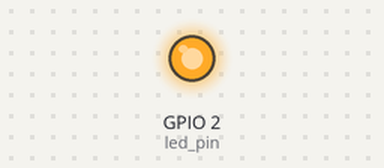
A sketch run on a simulated ESP32. On the bench: output pins drawn as LEDs (lit = HIGH).

Above: at 0.15 s.
At 5.7 s:
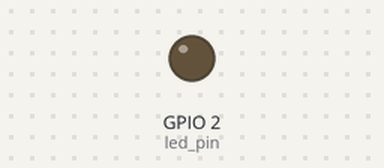
Timing chart, 0 to 6.9 s (numbered marks = the images above):
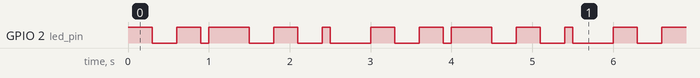

The sketch:

02_blinky.ino
```cpp
//Use only 1 core for demo purposese
#if CONFIG_FREERTOS_UNICORE
static const BaseType_t app_cpu = 0;
#else
static const BaseType_t app_cpu = 1;
#endif

// Pins define a classic led_pin
static const int led_pin = LED_BUILTIN;

/*vTaskDelay Non blocking wait function. Tells scheduler
 * to run other tasks until specivied delay time is up
 * come back to continue running this task */

/* a tick timer is one of the microproce hardware
 * timers allocated to  interrupt the processor at a
 * specific interval. interrupt period is called tick */

/* scheduller has an opportunity to run each tick to
 * figure out which task needs to run for that tick */

/*by default freeRtos sets portTick_PERIOD_MS = 1 default tick period */

/* vTaskDelay expects number of tick to delay not num
 * of ms. We need to divide the number of desired ms
 * by the num of ticks and give that as an argument. */

//Our tasks:
//blink a LED with 500ms rate.
void toggleLED_rate1(void *parameter) {
    while(1) {
      digitalWrite(led_pin, HIGH);
      vTaskDelay(500 / portTICK_PERIOD_MS);
      digitalWrite(led_pin, LOW);
      vTaskDelay(500 / portTICK_PERIOD_MS);
    }
}
//blink a LED with 300ms rate.
void toggleLED_rate2(void *parameter) {
    while(1) {
      digitalWrite(led_pin, HIGH);
      vTaskDelay(300 / portTICK_PERIOD_MS);
      digitalWrite(led_pin, LOW);
      vTaskDelay(300 / portTICK_PERIOD_MS);
    }
}

/* In arduino framework, for esp32 , setup and loop functions exist inside their own task
 * separate from the main progr entry point. Because of this a new task is spawned as soon
 * as  we call xTaskCreate or xTaskPinnedToCore
 * In other systems you would need to call the vTaskStartScheduler() function to tell scheduler
 * to start running. Only then would new task begin executing. That has already been  called
 * for us prior to setup function so we don't have to worry about it */

void setup() {
    // configure PIN as output
    pinMode(led_pin, OUTPUT);

    //Create task that runs forever
    xTaskCreatePinnedToCore(        // Use xTaskCreate() in vanilla FreeRTOS
             toggleLED_rate1,       //Function to be called
             "Toggle LED rate1",    //Name of task as a string
             1024,                  //Stack size (in bytes in ESP32, words in FreeRTOS)
             NULL,                  //Optional param; pointer to some part of the mem as argument to
             1,                     //Priorty of task (0 to configMAX_PRIORITIES-1 (0 to 24))
             NULL,                  //Taks handle. Manage task from other task to check status or mem usg or end it.
             app_cpu);              //Run on one core for demo purposes (ESP32 only). this param is not
                                    // present in default xTaskCreate()
    xTaskCreatePinnedToCore(
          toggleLED_rate2,
          "Toggle LED rate2",
          1024,
          NULL,
          1,
          NULL,
          app_cpu);
}

void loop() {
  // put your main code here, to run repeatedly:

}
```

Measured:
- by itself, GPIO 2 (led_pin): repeats every 3.0 s: LOW 0.30 s, HIGH 0.30 s, LOW 0.10 s, HIGH 0.50 s, LOW 0.30 s, HIGH 0.30 s, LOW 0.30 s, HIGH 0.10 s, LOW 0.50 s, HIGH 0.30 s
- by itself, everything shown: repeats every 3.0 s, in 10 steps
